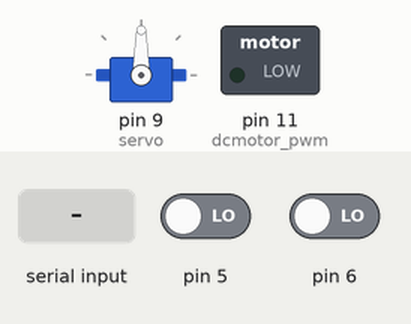
This sketch was run on a simulated Arduino Uno, built with avr-gcc and run on an emulated ATmega328P. On the bench: servo, switched loads named in the sketch (green lamp = pin HIGH). Inputs (shaded band) come from the test bench; at power-on: pin 5 LOW, pin 6 LOW. What the sketch prints to the serial monitor is not drawn.

Above: at 0.01 s.
At 1.2 s:
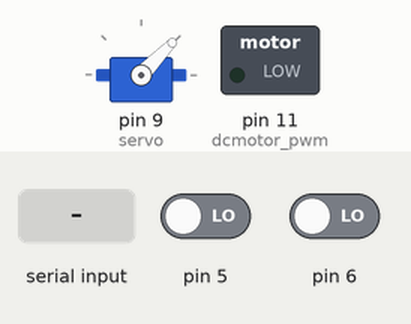
1.3 s: "1\n" received over Serial
Timing chart, 0 to 4.3 s (numbered marks = the images above; inputs shaded):
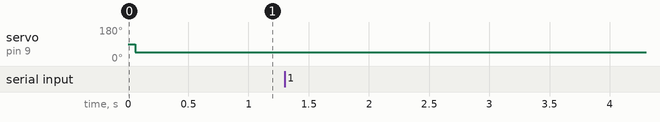

The sketch:

ManualDriving.ino
```cpp
#include<Servo.h>
#include<math.h>
Servo servo;
int dcmotor_pwm=11;  //mosfete pwm uygulanan pindir.
int ch1;  //throtle
int ch2;  //servo
int pwm_value=0;  //motorun dönme hızıdır.
int angle=90;  //servo motorun açı değeridir.
double angle_state;
uint8_t data;

void setup()
{
  PwmFrequencySetting(dcmotor_pwm);
  pinMode(5, INPUT);
  pinMode(6, INPUT);
  pinMode(dcmotor_pwm,OUTPUT);
  servo.attach(9);
  servo.write(angle);
  Serial.begin(9600);
}

double mapf(double val, double in_min, double in_max, double out_min, double out_max)
{
    return (val - in_min) * (out_max - out_min) / (in_max - in_min) + out_min;
}

void loop()
{
  ch1 = pulseIn(5, HIGH, 30000);
  delayMicroseconds(20);
  ch2 = pulseIn(6, HIGH, 30000);
  delayMicroseconds(20);

  pwm_value=map(ch1,985,1975,0,255);
  pwm_value=constrain(pwm_value,0,255);
  analogWrite(dcmotor_pwm,pwm_value);

  angle=map(ch2,985,1975,45,135);
  angle=constrain(angle,46,134);
  servo.write(angle);

  angle_state=mapf(angle,46,134,0,4);
  angle_state=round(angle_state);

  if(Serial.available()>0)
  {
    data=Serial.read();
    if(data=='1')
    {
      Serial.println(angle_state);
    }
  }
}

void PwmFrequencySetting(int pin)
{
  if(pin == 5 || pin == 6 || pin == 9 || pin == 10)
  {
    if(pin == 5 || pin == 6)
    {
      TCCR0B = TCCR0B & 0b11111000 | 0x01;
    }
    else
    {
      TCCR1B = TCCR1B & 0b11111000 | 0x01;      //31 KHz
      //TCCR1B = TCCR1B & B11111000 | B00000010;  //4 KHz
      //TCCR1B = TCCR1B & B11111000 | B00000011;  //500 Hz
      //TCCR1B = TCCR1B & B11111000 | B00000100;  //122 Hz
      //TCCR1B = TCCR1B & B11111000 | B00000101;  //30 Hz
    }
  }
}
```

Measured:
- after the input at 1.3 s, every drawn part: stays the same
